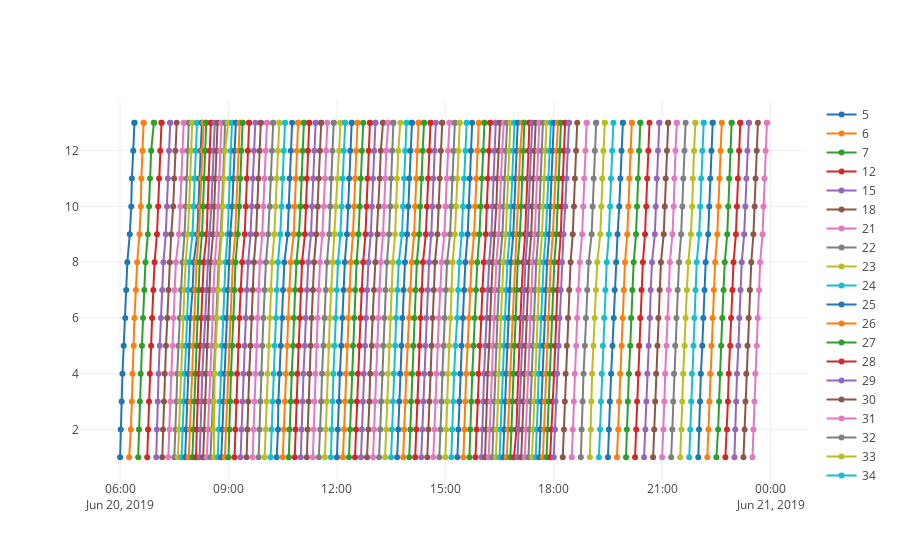

Write notebook code for a chart like this one.
### Code cell
data = []
for trips in to_gungahlin['trip_id'].unique():
    trip_ = to_gungahlin[to_gungahlin['trip_id'] == trips]
    trace = go.Scatter(
    x = trip_['arrival_time'].apply(lambda x: x.replace(tzinfo=None)),
    y = trip_['stop_sequence'],
    name = trips)
    data.append(trace)
fig = go.Figure(data)
iplot(fig)
